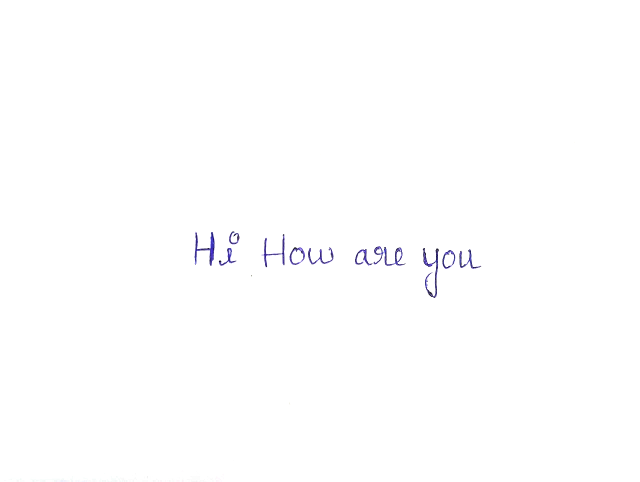
#> input picture uploads/bright.jpg, 1280 x 963 px (shown at 1/2 size)
$ python -i words.py   (imports and definitions only)   (older library calls are emulated)
#> lines starting #> are read from the running program, lines starting #| are printed output that depends on the picture; after the words box and inside, x2 and y2 are one past the last pixel; in counts of white or black regions, pixels touching at a corner belong together
### resize.py
import numpy as np
import cv2


SMALL_HEIGHT = 800


def implt(img, cmp=None, t=''):
    cv2.namedWindow('MyWindow', cv2.WINDOW_NORMAL)
    cv2.imshow('', img)
    cv2.waitKey(0)


def resize(img, height=SMALL_HEIGHT, allways=False):
    """Resize image to given height."""
    # print(img.shape[1], img.shape[0])
    if (img.shape[0] > height or allways):
        rat = height / img.shape[0]
        return cv2.resize(img, (int(rat * img.shape[1]), height))

    return img


def ratio(img, height=SMALL_HEIGHT):
    """Getting scale ratio."""
    return img.shape[0] / height


# [5 lines left out: function img_extend, not called in this run]

### words.py
# -*- coding: utf-8 -*-
"""
Detect words on the page
return array of words' bounding boxes
"""
import numpy as np
import cv2

from resize import *


def detection(image, join=False):
    """Detecting the words bounding boxes.
    Return: numpy array of bounding boxes [x, y, x+w, y+h]
    """
    # Preprocess image for word detection
    blurred = cv2.GaussianBlur(image, (5, 5), 18)
    edge_img = _edge_detect(blurred)

    ret, edge_img = cv2.threshold(edge_img, 50, 255, cv2.THRESH_BINARY)
    bw_img = cv2.morphologyEx(edge_img, cv2.MORPH_CLOSE,
                              np.ones((10,10), np.uint8))

    return _text_detect(bw_img, image, join)


# [21 lines left out: function sort_words, not called in this run]


def _edge_detect(im):
    """
    Sobel operator is applied for each image layer (RGB)

    """
    return np.max(np.array([_sobel_detect(im[:,:, 0]),
                            _sobel_detect(im[:,:, 1]),
                            _sobel_detect(im[:,:, 2])]), axis=0)


def _sobel_detect(channel):
    """Sobel operator convert the gradient image into a binary image,"""
    sobelX = cv2.Sobel(channel, cv2.CV_16S, 1, 0)
    sobelY = cv2.Sobel(channel, cv2.CV_16S, 0, 1)
    sobel = np.hypot(sobelX, sobelY)
    sobel[sobel > 255] = 255
    return np.uint8(sobel)


# [40 lines left out: functions union, _intersect, _group_rectangles, not called in this run]


def _text_detect(img, image, join=False):
    """Text detection using contours."""
    small = resize(img, 2000)

    # Finding contours
    # mask = np.zeros(small.shape, np.uint8)
    kernel = np.ones((5, 100), np.uint16)  ### (5, 100) for line segmention  (5,30) for word segmentation
    img_dilation = cv2.dilate(small, kernel, iterations=1)
    # print(11111111111111)

    cnt, hierarchy = cv2.findContours(np.copy(small), cv2.RETR_TREE, cv2.CHAIN_APPROX_SIMPLE)


    index = 0
    boxes = []
    # Go through all contours in top level
    while (index >= 0):
        x,y,w,h = cv2.boundingRect(cnt[index])
        cv2.drawContours(img_dilation, cnt, index, (255, 255, 255), cv2.FILLED)
        maskROI = img_dilation[y:y+h, x:x+w]
        # Ratio of white pixels to area of bounding rectangle
        r = cv2.countNonZero(maskROI) / (w * h)

        # Limits for text
        if (r > 0.1
            and 1600 > w > 10
            and 1600 > h > 10
            and h/w < 3
            and w/h < 10
            and (60 // h) * w < 1000):
            boxes += [[x, y, w, h]]

        index = hierarchy[0][index][0]

    if join:
        # Need more work
        boxes = _group_rectangles(boxes)

    # image for drawing bounding boxes
    small = cv2.cvtColor(small, cv2.COLOR_GRAY2RGB)
    bounding_boxes = np.array([0,0,0,0])
    for (x, y, w, h) in boxes:
        cv2.rectangle(small, (x, y),(x+w,y+h), (0, 255, 0), 2)
        bounding_boxes = np.vstack((bounding_boxes,
                                    np.array([x, y, x+w, y+h])))

    implt(small, t='Bounding rectangles')

    boxes = bounding_boxes.dot(ratio(image, small.shape[0])).astype(np.int64)
    return boxes[1:]


# [65 lines left out: function textDetectWatershed, not called in this run]

>>> import cv2
>>> picture = cv2.imread('uploads/bright.jpg')
#> picture is the input picture: shape (963, 1280, 3); mean B, G, R 254.5, 254.2, 254.2
>>> result = detection(picture)
#> in _sobel_detect, `sobelX = cv2.Sobel(channel, cv2.CV_16S, 1, 0)`:
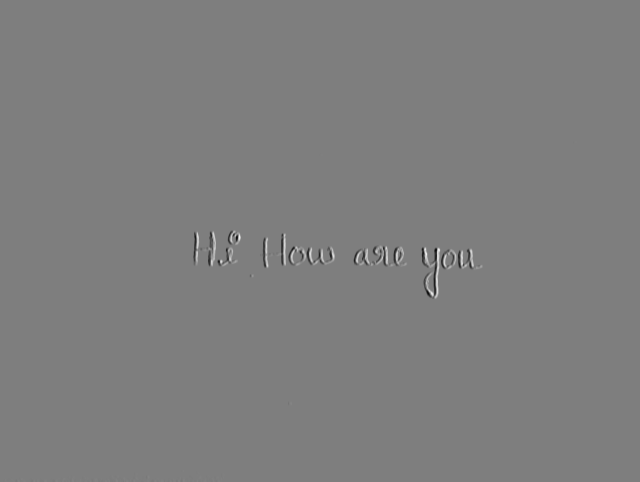
#> sobelX: shape (963, 1280) int16 (shown at 1/2 size); min -294, max 299, mean 0; drawn with min black and max white
#> in _sobel_detect (call 3), `sobel[sobel > 255] = 255`:
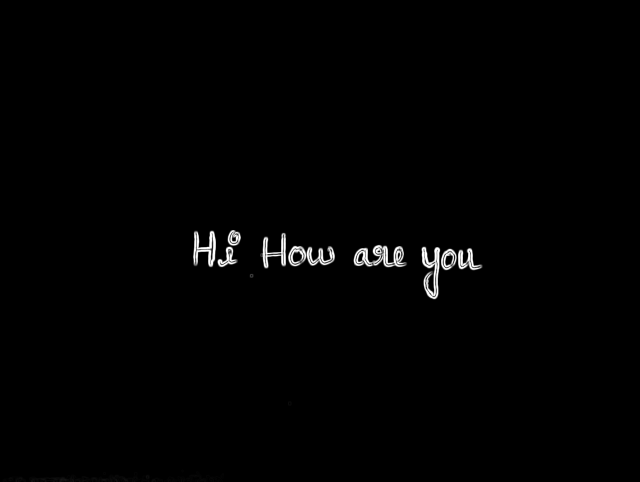
#> sobel: shape (963, 1280) float32 (shown at 1/2 size); min 0, max 255, mean 2.1
#> in detection, `ret, edge_img = cv2.threshold(edge_img, 50, 255, cv2.THRESH_BINARY)`:
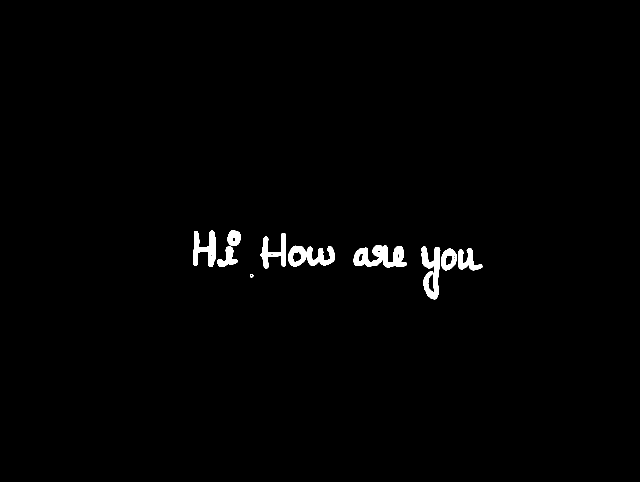
#> edge_img: shape (963, 1280) (shown at 1/2 size); 1.1% white; 10 white regions, largest, box (x1, y1, x2, y2) and area: (707, 490, 813, 535) 2725, (843, 493, 881, 599) 2136, (576, 491, 670, 533) 2120
#> in detection, `bw_img = cv2.morphologyEx(edge_img, cv2.MORPH_CLOSE, np.ones((10,10), ..`:
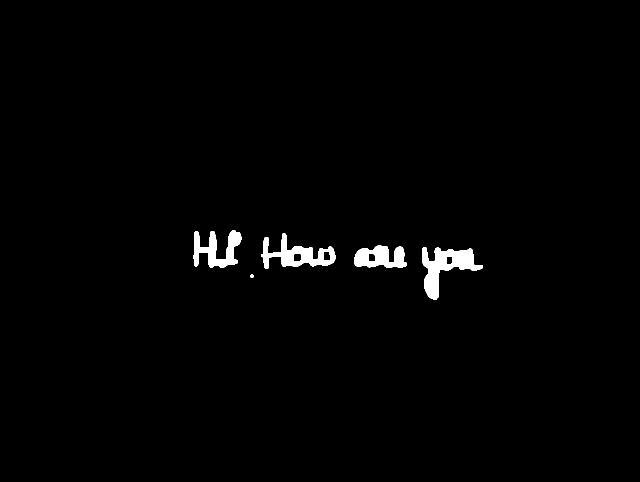
#> bw_img: shape (963, 1280) (shown at 1/2 size); 1.3% white; 5 white regions, box (x1, y1, x2, y2) and area: (844, 494, 966, 600) 5156, (522, 467, 671, 538) 4155, (387, 461, 483, 535) 3452, (708, 491, 814, 536) 3183, (501, 549, 508, 556) 41
#> in _text_detect, `img_dilation = cv2.dilate(small, kernel, iterations=1)`:
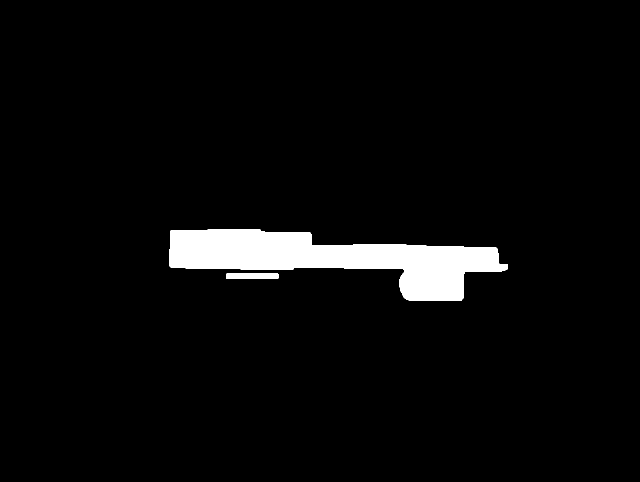
#> img_dilation: shape (963, 1280) (shown at 1/2 size); 3.9% white; 2 white regions
#> in _text_detect, `cnt, hierarchy = cv2.findContours(np.copy(small), cv2.RETR_TREE, cv2.C..`: cnt = 9 contours; largest, box (x1, y1, x2, y2) and area: (844, 494, 966, 600) 5072, (522, 467, 671, 538) 4282, (708, 491, 814, 536) 3216, (387, 461, 483, 535) 3190, (587, 506, 603, 524) 240
#> the loop in _text_detect, `while (index >= 0):` made 5 passes
#> (x, y, w, h, r, boxes, index) on pass 3: (708, 491, 106, 45, 1, [[844, 494, 122, 106], [708, 491, 106, 45]], 5)
#> (x, y, w, h, r, index) on passes 1, 2, 4, 5: (501, 549, 7, 7, 1, 1), (844, 494, 122, 106, 0.831, 3), (522, 467, 149, 71, 0.875, 8), (387, 461, 96, 74, 1, -1)
#> pass 2, in _text_detect, `maskROI = img_dilation[y:y+h, x:x+w]`:
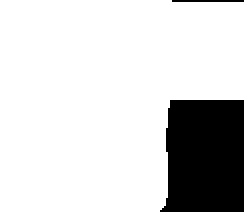
#> maskROI: shape (106, 122) (shown 2 times larger); 83.1% white; 2 black regions, box (x1, y1, x2, y2) and area: (80, 50, 122, 106) 2149, (86, 0, 122, 1) 36
#> after the loop in _text_detect, `while (index >= 0):`: maskROI: shape (74, 96); every value is 255
#> the loop in _text_detect, `for (x, y, w, h) in boxes:` made 4 passes
#> (x, y, w, h, bounding_boxes) on passes 1 to 2: (844, 494, 122, 106, [[0, 0, 0, 0], [844, 494, 966, 600]]), (708, 491, 106, 45, [[0, 0, 0, 0], [844, 494, 966, 600], [708, 491, 814, 536]])
#> (x, y, w, h) on passes 3 to 4: (522, 467, 149, 71), (387, 461, 96, 74)
#> after the loop in _text_detect, `for (x, y, w, h) in boxes:`:
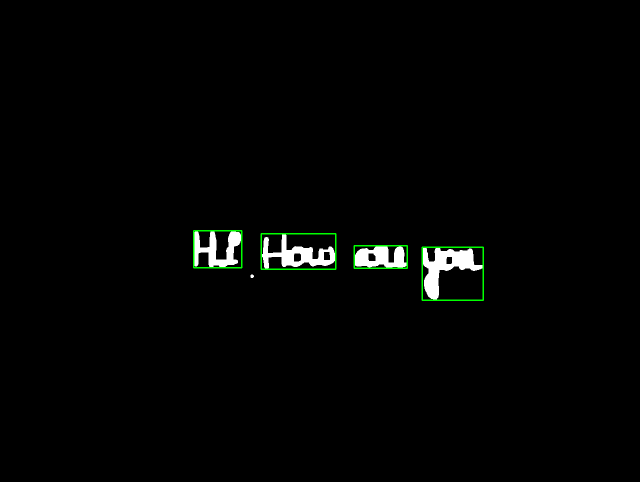
#> small: shape (963, 1280, 3) (shown at 1/2 size); mean B, G, R 3.3, 4.2, 3.3
#> after the loop in _text_detect, `for (x, y, w, h) in boxes:`: bounding_boxes = [[0, 0, 0, 0], [844, 494, 966, 600], [708, 491, 814, 536], [522, 467, 671, 538], [387, 461, 483, 535]]
#> in _text_detect, `boxes = bounding_boxes.dot(ratio(image, small.shape[0])).astype(np.int..`: boxes has the same summary as bounding_boxes
#> result = [[844, 494, 966, 600], [708, 491, 814, 536], [522, 467, 671, 538], [387, 461, 483, 535]]
